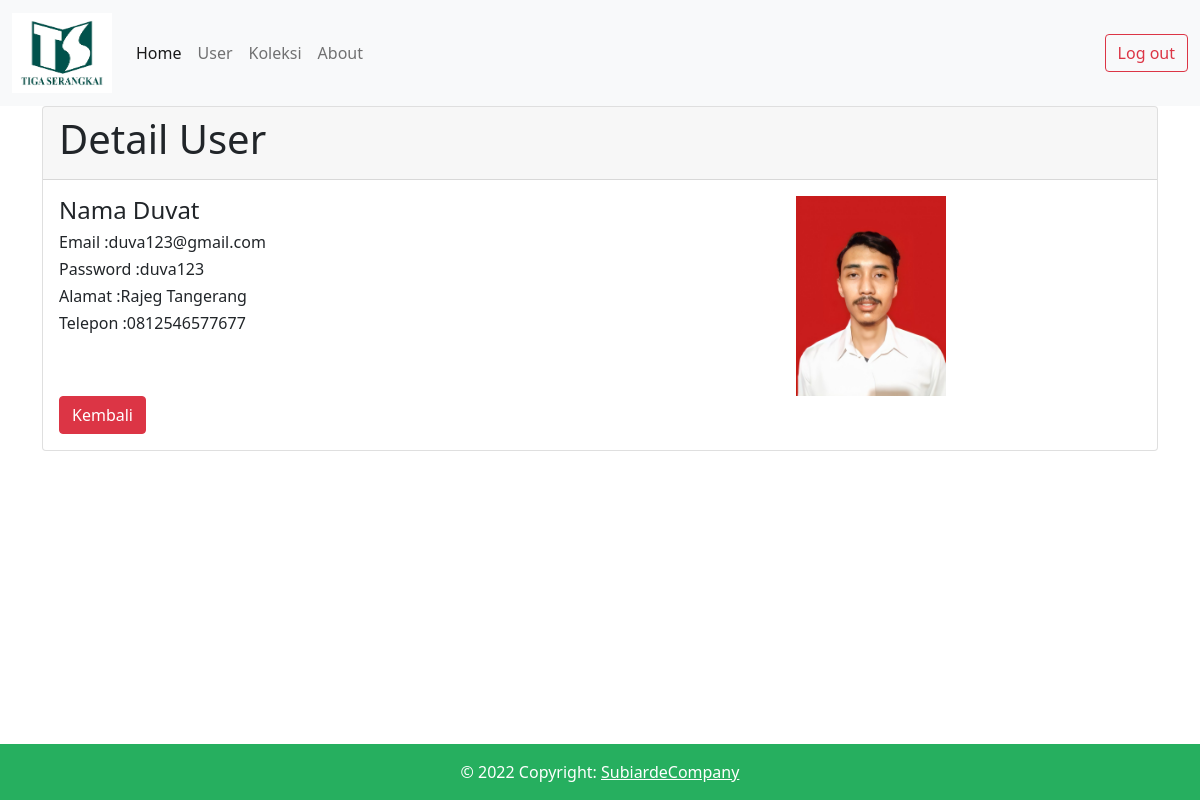
The app's page /index.php/user/detail/1 with its own data.
### tables this page shows
CREATE TABLE `users` (
  `id` int(11) NOT NULL,
  `nama` varchar(255) NOT NULL,
  `email` varchar(255) NOT NULL,
  `password` varchar(255) NOT NULL,
  `alamat` varchar(255) NOT NULL,
  `telepon` varchar(255) NOT NULL,
  `profile` text NOT NULL,
  `created_at` datetime NOT NULL,
  `updated_at` datetime NOT NULL
);

### application/controllers/User.php (called while the page is built, shortened)
<?php
class User extends CI_Controller
{
    public function __construct()
    {
        $this->load->helper(array('text', 'url'));
        $this->load->model('Usermodel');
    }
    public function detail($a = null)
    {
        $data['detail'] = $this->Usermodel->get_detail_user($a);
        $this->load->view('header');
        $this->load->view('user/detailuser', $data);
        $this->load->view('footer');
    }
}

### index.php (called while the page is built, shortened)
<?php
require_once BASEPATH.'core/CodeIgniter.php';

### application/views/user/detailuser.php (the view, shortened to what this page needs)
<!DOCTYPE html>
<html lang="en">
<head>
    <link href="<?php echo base_url('assets/css/bootstrap.min.css'); ?>" rel="stylesheet">
</head>
<body>
    <div class="container">
        <div class="row">
            <div class="col-12">
                <div class="card">
                    <div class="card-header">
                        <h1>Detail User</h1>
                    </div>
                    <div class="card-body">
                        <div class="row">
                            <div class="col-8">
                                <h4 class="card-title">Nama <?php echo $detail['nama'] ?></h4>
                                <h6>Email :<?php echo $detail['email'] ?></h6>
                                <h6>Password :<?php echo $detail['password'] ?></h6>
                                <h6>Alamat :<?php echo $detail['alamat'] ?></h6>
                                <h6>Telepon :<?php echo $detail['telepon'] ?></h6>
                            </div>
                            <div class="col-4">
                                <img style="width:150px" src="<?php echo base_url('assets/img/fotoprofile/' . $detail['profile']) ?>" alt="">
                            </div>
                        </div>
                        <a href="<?= base_url('User'); ?>" class="btn btn-danger btn-md">Kembali</a>
                    </div>
                </div>
            </div>
        </div>
    </div>
</body>
</html>

### records on screen
users: nama "Duvat", email "duva123@gmail.com", password "duva123", alamat "Rajeg Tangerang", telepon "0812546577677", profile (picture)
